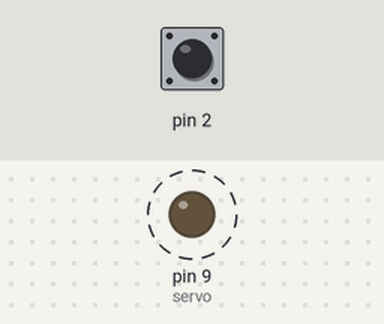
This sketch was run on a simulated Arduino Uno, built with avr-gcc and run on an emulated ATmega328P. Shown: output pins drawn as LEDs (lit = HIGH). Dashed ring = blinking. The inputs (shaded band) are chosen by the test bench; at power-on: pin 2 LOW. What the sketch prints to the serial monitor is not drawn.

Above: at 1.28 s.
1.3 s: pin 2 pulsed HIGH 2 times (0.12 s each, 0.3 s apart)
Timing chart, 0 to 10.3 s (numbered marks = the images above; inputs shaded):
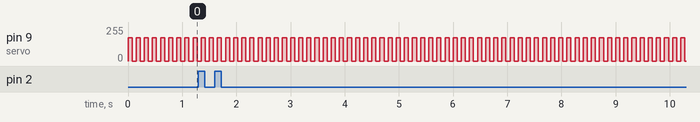

The sketch:

ArduinoFBServoV1.ino
```cpp
volatile int pwm_value = 0; // Assign these two variables as volatile variables
volatile int prev_time = 0;

int servo = 9;    // FBServo connected to digital pin 9
boolean button = 11;
int analog = 180;

/*
Parameters
*/

void setup() {
  pinMode(button,INPUT);
  pinMode(servo,OUTPUT);
  Serial.begin(9600); //Begin Serial Monitor into /dev/ttyACM0
  // when pin D2 goes high, call the rising function
  attachInterrupt(0, rising, RISING);
  analog = 0;
  analogWrite(servo, analog); //Initial direction command for servo
}

void loop() {
analogWrite(servo,175);
if (pwm_value >= 500)
{
  analogWrite(servo,0);
  }
  delay(75);
analogWrite(servo,200);
if (pwm_value <= 400)
{
  analogWrite(servo,0);
  }
  delay(75);


//if (pwm_value <= 400){
//    analogWrite(servo,175);
//}
//else{
//analogWrite(servo,0);
//}
//
//if (pwm_value >= 300){
//    analogWrite(servo,197);
//}
//else{
//analogWrite(servo,0);
//}
}


void rising() {
  attachInterrupt(0, falling, FALLING);
  prev_time = micros();
}


void falling() {
  attachInterrupt(0, rising, RISING);
  pwm_value = micros()-prev_time;
  Serial.print(pwm_value);
  Serial.print(" ");
  Serial.print(pwm_value);
  Serial.print("\n");
}
```

Measured:
- by itself, pin 9 (servo): alternates 175/255 for 0.08 s and 0/255 for 0.08 s
